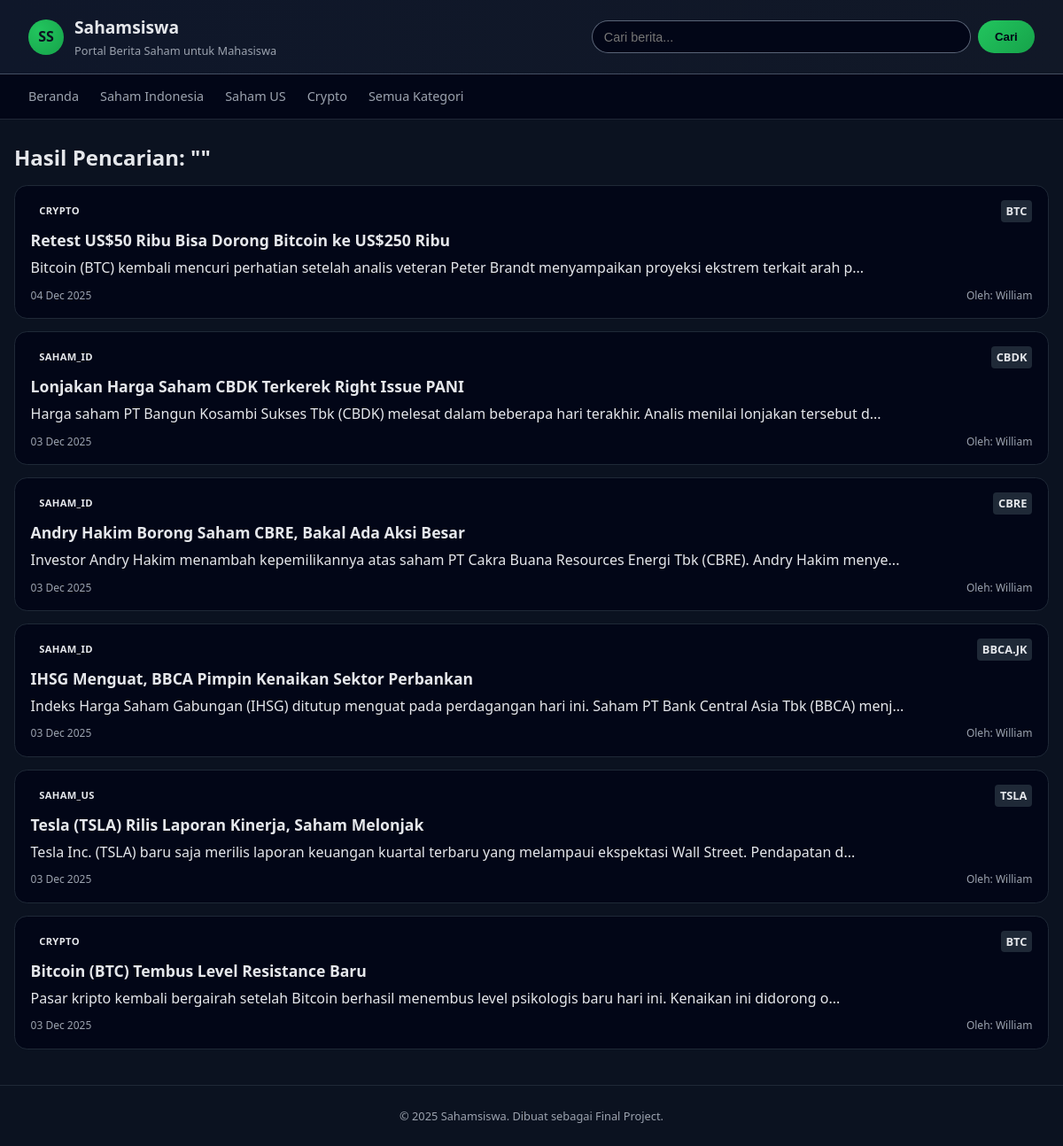
Screenshot of /search.php with the database file from the repository.
### tables this page shows
CREATE TABLE `news` (
  `id` int(10) UNSIGNED NOT NULL,
  `category_id` int(10) UNSIGNED NOT NULL,
  `title` varchar(200) NOT NULL,
  `slug` varchar(220) NOT NULL,
  `content` text NOT NULL,
  `image` varchar(255) DEFAULT NULL,
  `ticker_symbol` varchar(20) DEFAULT NULL,
  `market` enum('saham_id','saham_us','crypto','lainnya') NOT NULL DEFAULT 'saham_id',
  `author_id` int(10) UNSIGNED NOT NULL,
  `published_at` datetime DEFAULT NULL,
  `status` enum('draft','published') NOT NULL DEFAULT 'draft',
  `created_at` datetime NOT NULL DEFAULT current_timestamp(),
  `updated_at` datetime NOT NULL DEFAULT current_timestamp() ON UPDATE current_timestamp()
);

CREATE TABLE `users` (
  `id` int(10) UNSIGNED NOT NULL,
  `username` varchar(50) NOT NULL,
  `password` varchar(255) NOT NULL,
  `fullname` varchar(100) NOT NULL,
  `role` enum('admin','editor') NOT NULL DEFAULT 'editor',
  `created_at` datetime NOT NULL DEFAULT current_timestamp()
);

### search.php (the view, shortened to what this page needs)
<?php
require 'config.php';
$q = $_GET['q'] ?? '';
$stmt = $pdo->prepare("SELECT news.*, users.fullname FROM news JOIN users ON news.author_id = users.id WHERE title LIKE ? AND status = 'published' ORDER BY published_at DESC");
$stmt->execute(["%$q%"]);
$results = $stmt->fetchAll();
?>
<!DOCTYPE html>
<html lang="id">
<head>
    <link rel="stylesheet" href="style.css">
</head>
<body>
    <header class="topbar">
        <div class="logo">
            <span class="logo-mark">SS</span>
            <div class="logo-text">
                <h1>Sahamsiswa</h1>
                <p>Portal Berita Saham untuk Mahasiswa</p>
            </div>
        </div>
        <form class="search-bar" action="search.php" method="get">
            <input type="text" name="q" value="<?php echo htmlspecialchars($q); ?>" placeholder="Cari berita...">
            <button type="submit">Cari</button>
        </form>
    </header>
    <nav class="main-nav">
        <ul>
            <li><a href="index.php">Beranda</a></li>
            <li><a href="kategori.php?market=saham_id">Saham Indonesia</a></li>
            <li><a href="kategori.php?market=saham_us">Saham US</a></li>
            <li><a href="kategori.php?market=crypto">Crypto</a></li>
            <li><a href="kategori.php">Semua Kategori</a></li>
        </ul>
    </nav>
    <main class="page">
        <section class="news-list">
            <div class="section-header">
                <h2>Hasil Pencarian: "<?php echo htmlspecialchars($q); ?>"</h2>
            </div>
            <?php if (count($results) > 0): ?>
                <?php foreach ($results as $news): ?>
                <article class="news-card">
                    <div class="news-meta-top">
                        <span class="badge"><?php echo strtoupper($news['market']); ?></span>
                        <span class="ticker"><?php echo htmlspecialchars($news['ticker_symbol']); ?></span>
                    </div>
                    <h3><a href="detail.php?id=<?php echo $news['id']; ?>"><?php echo htmlspecialchars($news['title']); ?></a></h3>
                    <p><?php echo substr(strip_tags($news['content']), 0, 120); ?>...</p>
                    <div class="news-meta-bottom">
                        <span><?php echo date('d M Y', strtotime($news['published_at'])); ?></span>
                        <span>Oleh: <?php echo htmlspecialchars($news['fullname']); ?></span>
                    </div>
                </article>
                <?php endforeach; ?>
            <?php else: ?>
                <p>Tidak ditemukan berita dengan kata kunci tersebut.</p>
            <?php endif; ?>
        </section>
    </main>
    <footer class="footer">
        <p>&copy; 2025 Sahamsiswa. Dibuat sebagai Final Project.</p>
    </footer>
</body>
</html>

### style.css (style rules this page uses)
* { box-sizing: border-box; margin: 0; padding: 0; }
body { font-family: system-ui, -apple-system, BlinkMacSystemFont, "Segoe UI", sans-serif; background-color: #0b1220; color: #e5e7eb; line-height: 1.6; }
a { color: inherit; text-decoration: none; transition: color 0.2s; }
.topbar { display: flex; align-items: center; justify-content: space-between; padding: 1rem 2rem; background: linear-gradient(90deg, #0f172a, #111827); border-bottom: 1px solid rgba(148, 163, 184, 0.4); gap: 1.5rem; }
.logo { display: flex; align-items: center; gap: 0.75rem; }
.logo-mark { width: 40px; height: 40px; border-radius: 999px; background: radial-gradient(circle at 30% 30%, #22c55e, #16a34a); display: flex; align-items: center; justify-content: center; font-weight: 700; color: #0b1120; }
.logo-text h1 { font-size: 1.2rem; font-weight: 700; }
.logo-text p { font-size: 0.8rem; color: #9ca3af; }
.search-bar { flex: 1; max-width: 500px; display: flex; gap: 0.5rem; }
.search-bar input { flex: 1; padding: 0.6rem 0.8rem; border-radius: 999px; border: 1px solid rgba(148, 163, 184, 0.6); background-color: #020617; color: #e5e7eb; font-size: 0.9rem; }
.search-bar button { padding: 0.6rem 1.2rem; border-radius: 999px; border: none; background: linear-gradient(135deg, #22c55e, #16a34a); color: #020617; font-weight: 600; cursor: pointer; }
.main-nav { background-color: #020617; border-bottom: 1px solid rgba(148, 163, 184, 0.2); }
.main-nav ul { list-style: none; display: flex; gap: 1.5rem; padding: 0.75rem 2rem; overflow-x: auto; }
.main-nav li a { font-size: 0.9rem; color: #9ca3af; }
.page { max-width: 1200px; margin: 1.5rem auto 2.5rem; padding: 0 1rem; }
.news-list .section-header { display: flex; justify-content: space-between; align-items: center; margin-bottom: 0.75rem; }
.news-card { background-color: #020617; border-radius: 0.9rem; border: 1px solid rgba(31, 41, 55, 1); padding: 1rem 1.1rem; margin-bottom: 0.9rem; }
.news-meta-top { display: flex; justify-content: space-between; align-items: center; margin-bottom: 0.4rem; font-size: 0.8rem; }
.badge { padding: 0.15rem 0.6rem; border-radius: 999px; font-size: 0.7rem; text-transform: uppercase; letter-spacing: 0.03em; font-weight: bold; }
.ticker { font-weight: 600; color: #e5e7eb; background: #1f2937; padding: 2px 6px; border-radius: 4px; }
.news-card h3 { font-size: 1.1rem; margin-bottom: 0.3rem; }
.news-meta-bottom { display: flex; justify-content: space-between; font-size: 0.75rem; color: #9ca3af; margin-top: 0.5rem; }
.footer { border-top: 1px solid rgba(31, 41, 55, 1); padding: 1.5rem; text-align: center; font-size: 0.8rem; color: #9ca3af; margin-top: 2rem; }

### rows the page displays
news: market "CRYPTO", ticker_symbol "BTC", title "Retest US$50 Ribu Bisa Dorong Bitcoin ke US$250 Ribu", content "Bitcoin (BTC) kembali mencuri perhatian setelah analis veteran Peter Brandt menyampaikan proyeksi ekstrem terkait arah p", published_at "04 Dec 2025", author.fullname "William"
news: market "SAHAM_ID", ticker_symbol "CBDK", title "Lonjakan Harga Saham CBDK Terkerek Right Issue PANI", content "Harga saham PT Bangun Kosambi Sukses Tbk (CBDK) melesat dalam beberapa hari terakhir. Analis menilai lonjakan tersebut d", published_at "03 Dec 2025", author.fullname "William"
news: market "SAHAM_ID", ticker_symbol "CBRE", title "Andry Hakim Borong Saham CBRE, Bakal Ada Aksi Besar", content "Investor Andry Hakim menambah kepemilikannya atas saham PT Cakra Buana Resources Energi Tbk (CBRE). Andry Hakim menye", published_at "03 Dec 2025", author.fullname "William"
news: market "SAHAM_ID", ticker_symbol "BBCA.JK", title "IHSG Menguat, BBCA Pimpin Kenaikan Sektor Perbankan", content "Indeks Harga Saham Gabungan (IHSG) ditutup menguat pada perdagangan hari ini. Saham PT Bank Central Asia Tbk (BBCA) menj", published_at "03 Dec 2025", author.fullname "William"
news: market "SAHAM_US", ticker_symbol "TSLA", title "Tesla (TSLA) Rilis Laporan Kinerja, Saham Melonjak", content "Tesla Inc. (TSLA) baru saja merilis laporan keuangan kuartal terbaru yang melampaui ekspektasi Wall Street. Pendapatan d", published_at "03 Dec 2025", author.fullname "William"
news: market "CRYPTO", ticker_symbol "BTC", title "Bitcoin (BTC) Tembus Level Resistance Baru", content "Pasar kripto kembali bergairah setelah Bitcoin berhasil menembus level psikologis baru hari ini. Kenaikan ini didorong o", published_at "03 Dec 2025", author.fullname "William"
